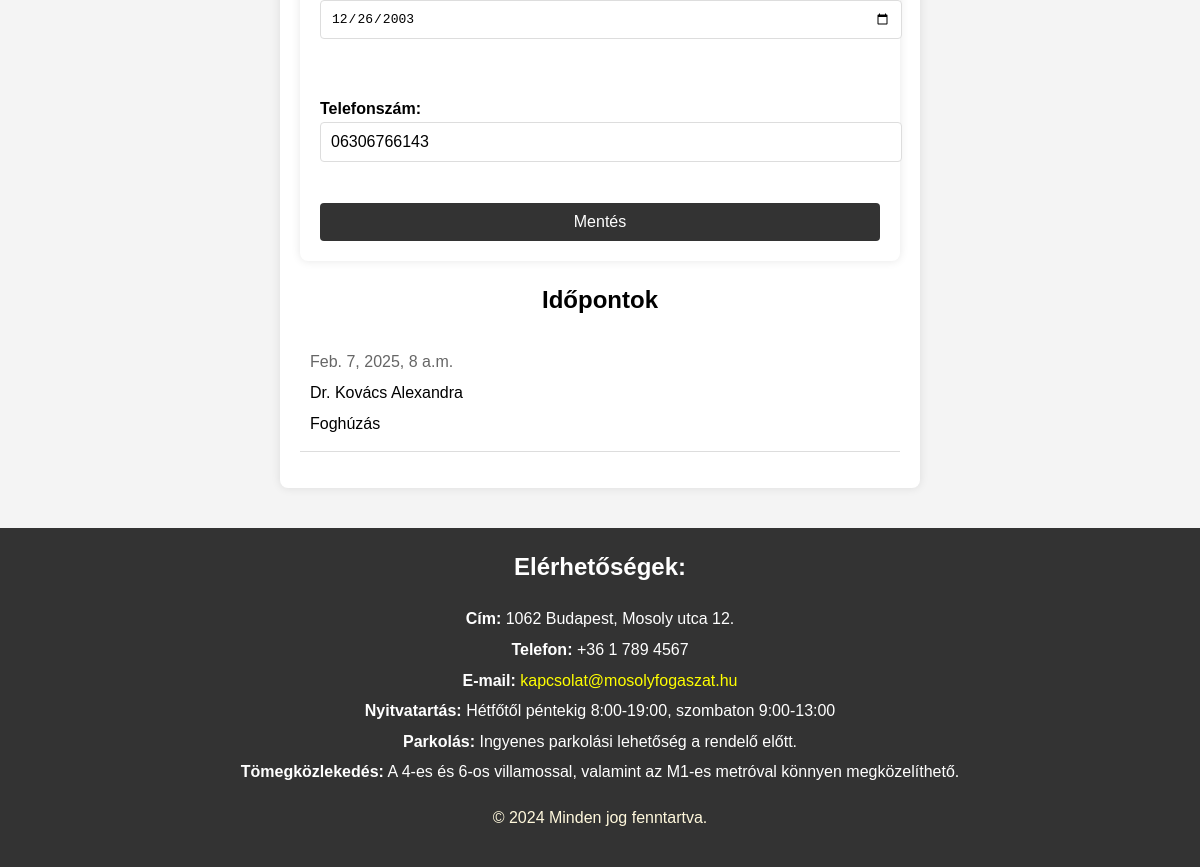
Page /profile/ (signed in, lower part) on the earlier database version.
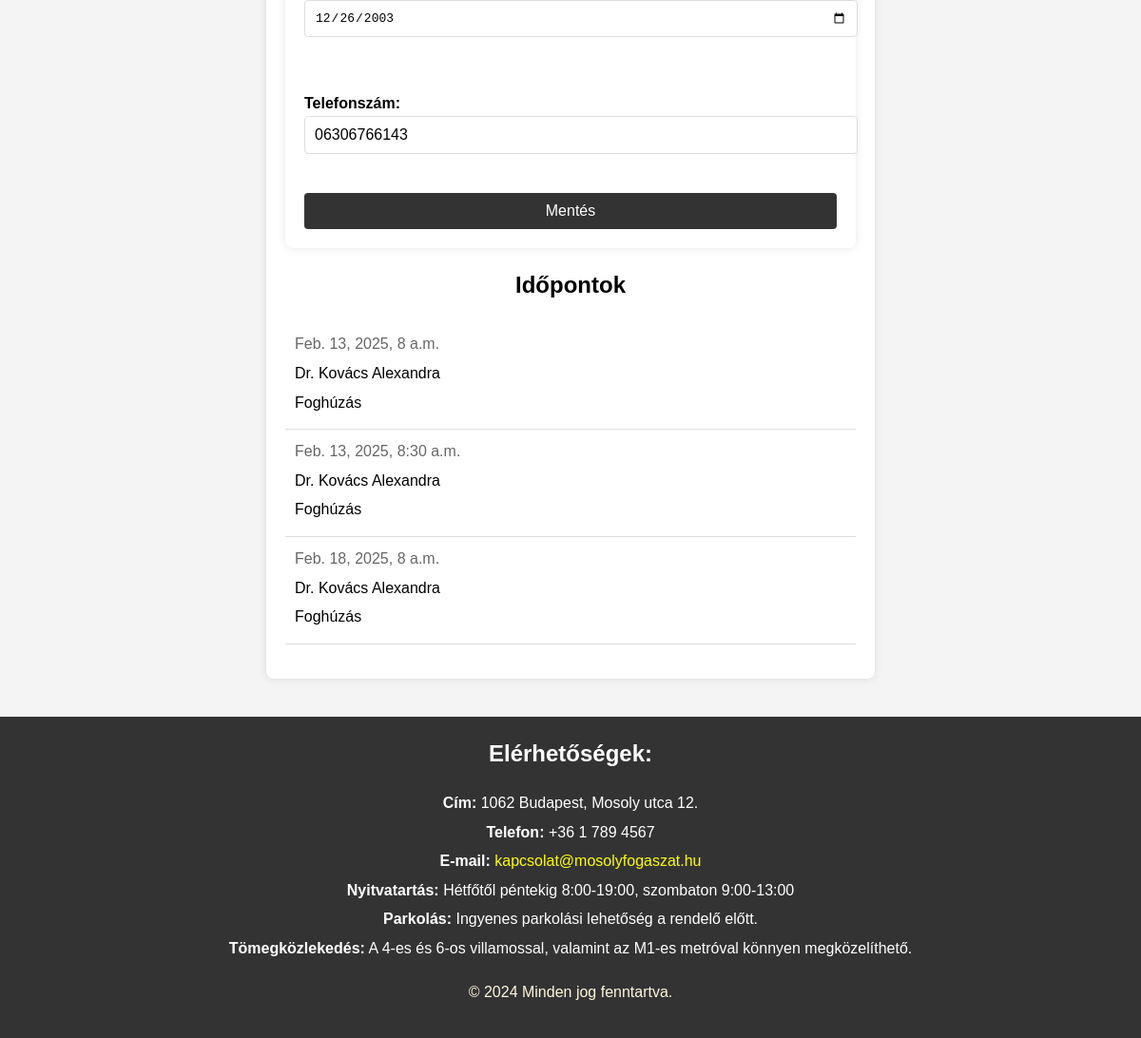
Same page on the later database version.
### rendeloweboldal/models.py (models this page shows, shortened)
class Patient(models.Model):
    id = models.CharField(max_length=64, primary_key=True)  # same as RendeloUser.id
    name = models.CharField(max_length=255)  # FHIR 'name' field
    gender = models.CharField(max_length=10, choices=[('male', 'Male'), ('female', 'Female')])
    birthDate = models.DateField(null=True, blank=True)  # FHIR 'birthDate' field
    telecom = models.CharField(max_length=255, null=True, blank=True)  # FHIR 'telecom' field for contact details

class Appointment(models.Model):
    id = models.UUIDField(primary_key=True, default=uuid4, editable=False)  # FHIR resource identifier
    patient = models.CharField(max_length=64, null=True, blank=True)  # Az időpontot foglaló páciens azonosítója
    practitioner = models.ForeignKey(Doctor, on_delete=models.CASCADE)  # Link to Practitioner resource
    treatment = models.ForeignKey(Treatment, on_delete=models.SET_NULL, null=True, blank=True)  # Link to Treatment
    start = models.DateTimeField()  # Kezdési időpont
    end = models.DateTimeField()  # Befejezési időpont
    status = models.CharField(max_length=64, null=True, blank=True)  # Időpont státusza (pl. foglalt, elérhető)
    custom_description = models.TextField(null=True, blank=True)  # Egyéb információk

class Doctor(models.Model):
    id = models.CharField(max_length=64, primary_key=True)  # FHIR resource identifier
    name = models.CharField(max_length=255)
    photo = models.ImageField(upload_to='doctor_pictures/', null=True, blank=True)  # FHIR 'photo' field
    qualification = models.TextField(null=True, blank=True)  # FHIR 'qualification' field

class Treatment(models.Model):
    id = models.UUIDField(primary_key=True, default=uuid4, editable=False)  # FHIR resource identifier
    name = models.CharField(max_length=255)  # FHIR 'name' field
    description = models.TextField()  # FHIR 'description' field
    duration = models.DurationField(null=True, blank=True)  # Kezelés hossza (opcionális)
    price = models.DecimalField(max_digits=10, decimal_places=0)  # Ár

### rendeloweboldal/views.py (the view)
# urls.py: path('profile/', views.profile_view, name='profile'),
@login_required
def profile_view(request):
    user = request.user
    patient_form = None
    doctor_form = None
    if user.is_superuser:
        patient_form = None
    elif user.is_staff:
        doctor = get_object_or_404(Doctor, id=user.id)
        doctor_form = DoctorForm(request.POST or None, request.FILES or None, instance=doctor)
    else:
        try:
            patient = get_object_or_404(Patient, id=user.id)
            patient_form = PatientForm(request.POST or None, instance=patient)
        except Patient.DoesNotExist:
            patient_form = None
    if request.method == 'POST':
        form = ProfileForm(request.POST, request.FILES, instance=user)
        if form.is_valid():
            user = form.save(commit=False)
            if form.cleaned_data['password1']:
                user.set_password(form.cleaned_data['password1'])
            user.save()
            if patient_form and patient_form.is_valid():
                patient_form.save()
            if doctor_form and doctor_form.is_valid():
                doctor_form.save()
            update_session_auth_hash(request, user)
            logger.info("Profile updated successfully")
            return redirect('profile')
        else:
            logger.error("Profile form is not valid: %s", form.errors)
    else:
        form = ProfileForm(instance=user)
    appointments = Appointment.objects.filter(patient=user.id, status='booked') if not user.is_superuser and not hasattr(user, 'doctor') else None
    now = timezone.now()
    return render(request, 'profile.html', {'form': form, 'patient_form': patient_form, 'doctor_form': doctor_form, 'appointments': appointments, 'now': now})

### rendeloweboldal/forms.py (shortened to what this page needs)
class ProfileForm(forms.ModelForm):
    password1 = forms.CharField(widget=forms.PasswordInput, label='Új jelszó', required=False)
    password2 = forms.CharField(widget=forms.PasswordInput, label='Új jelszó megerősítése', required=False)
    class Meta:
        model = RendeloUser
        fields = ['username', 'email', 'password1', 'password2']
    username = forms.CharField(
        max_length=255,
        label='Felhasználónév',
        validators=[RegexValidator(
            regex=r'^[\w.@+\-_]+$',
            message='Enter a valid username. This value may contain only letters, numbers, and @/./+/-/_ characters.'
        )]
    )
    email = forms.EmailField(label='Email cím', widget=forms.EmailInput(attrs={'style': 'width: 100%;'}))

class PatientForm(forms.ModelForm):
    class Meta:
        model = Patient
        fields = ['name', 'gender', 'birthDate', 'telecom']
    name = forms.CharField(max_length=255, label='Név')
    gender = forms.ChoiceField(choices=[('male', 'Férfi'), ('female', 'Nő')], label='Nem')
    birthDate = forms.DateField(widget=forms.DateInput(attrs={'type': 'date'}), label='Születési dátum')
    telecom = forms.CharField(max_length=255, label='Telefonszám', required=False)

### rendeloweboldal/templates/profile.html (shortened to what this page needs)
{% load static %}
<!DOCTYPE html>
<html lang="hu">
<head>
    <link rel="stylesheet" href="{% static 'css/style.css' %}">
</head>
<body>
    <main>
        <section class="profile">
            <form method="post" enctype="multipart/form-data" onsubmit="return validatePasswords()">
                {% if patient_form %}
                    {{ patient_form.as_p }}
                {% endif %}
                <button type="submit">Mentés</button>
            </form>
            {% if not user.is_superuser and not user.is_staff %}
                <h2>Időpontok</h2>
                {% if appointments %}
                    <ul class="appointments-list">
                        {% for appointment in appointments %}
                            <li class="appointment-item">
                                <div class="appointment-details">
                                    <span class="appointment-time">{{ appointment.start }}</span>
                                    <span class="appointment-practitioner">{{ appointment.practitioner.name }}</span>
                                    <span class="appointment-treatment">{{ appointment.treatment.name }}</span>
                                </div>
                            </li>
                        {% endfor %}
                    </ul>
                {% else %}
                    <p>Nincsenek lefoglalt időpontjai.</p>
                {% endif %}
            {% endif %}
        </section>
    </main>
    <footer>
        <div class="contact-info">
            <h2>Elérhetőségek:</h2>
            <p><strong>Cím:</strong> 1062 Budapest, Mosoly utca 12.</p>
            <p><strong>Telefon:</strong> +36 1 789 4567</p>
            <p><strong>E-mail:</strong> <a href="mailto:kapcsolat@mosolyfogaszat.hu">kapcsolat@mosolyfogaszat.hu</a></p>
            <p><strong>Nyitvatartás:</strong> Hétfőtől péntekig 8:00-19:00, szombaton 9:00-13:00</p>
            <p><strong>Parkolás:</strong> Ingyenes parkolási lehetőség a rendelő előtt.</p>
            <p><strong>Tömegközlekedés:</strong> A 4-es és 6-os villamossal, valamint az M1-es metróval könnyen megközelíthető.</p>
        </div>
        <p class="copy">&copy; 2024 Minden jog fenntartva.</p>
    </footer>
</body>
</html>

### rendeloweboldal/static/Css/style.css (style rules this page uses)
body { font-family: Arial, sans-serif; line-height: 1.6; margin: 0; padding: 0; background-color: #f4f4f4; }
main { padding: 20px; }
form { background-color: white; padding: 20px; margin-bottom: 20px; border-radius: 8px; box-shadow: 0 0 10px rgba(0, 0, 0, 0.1); }
form label { font-weight: bold; }
form input, form select, form textarea { padding: 10px; border: 1px solid #ddd; border-radius: 4px; font-size: 1em; width: 100%; margin-bottom: 10px; }
form button { padding: 10px 20px; border: none; border-radius: 4px; background-color: #333; color: white; font-size: 1em; cursor: pointer; transition: background-color 0.3s; }
footer { background-color: #333; color: white; padding: 20px; text-align: center; }
.contact-info { margin-bottom: 20px; }
.contact-info h2 { margin-top: 0; }
.contact-info p { margin: 5px 0; }
.contact-info a { color: #ffcc00; text-decoration: none; }
.contact-info a[href^="mailto:"] { color: yellow; text-decoration: none; }
.copy { color: cornsilk; }
a[href^="mailto:"] { color: yellow; text-decoration: none; }
section.profile { background-color: white; padding: 20px; margin: 20px auto; border-radius: 8px; box-shadow: 0 0 10px rgba(0, 0, 0, 0.1); max-width: 600px; }
section.profile h2 { text-align: center; }
section.profile form { display: flex; flex-direction: column; gap: 15px; }
section.profile label { font-weight: bold; }
section.profile input, section.profile select, section.profile textarea { padding: 10px; border: 1px solid #ddd; border-radius: 4px; font-size: 1em; width: 100%; margin-bottom: 10px; }
section.profile button { padding: 10px 20px; border: none; border-radius: 4px; background-color: #333; color: white; font-size: 1em; cursor: pointer; transition: background-color 0.3s; }
.appointments-list { list-style-type: none; padding: 0; }
.appointment-item { display: flex; justify-content: space-between; align-items: center; padding: 10px; border-bottom: 1px solid #ddd; flex-wrap: nowrap; }
.appointment-details { display: flex; flex-direction: column; flex-grow: 1; margin-right: 10px; }
.appointment-time, .appointment-practitioner, .appointment-treatment { margin-bottom: 5px; }
button { padding: 10px 20px; border: none; border-radius: 4px; background-color: #333; color: white; font-size: 1em; cursor: pointer; transition: background-color 0.3s; }
.appointment-time { font-size: 1em; color: #666; }

Differences in the rows shown:
removed Appointment: start "Feb. 7, 2025, 8 a.m.", practitioner.name "Dr. Kovács Alexandra", treatment.name "Foghúzás"
added Appointment: start "Feb. 13, 2025, 8 a.m.", practitioner.name "Dr. Kovács Alexandra", treatment.name "Foghúzás"
added Appointment: start "Feb. 13, 2025, 8:30 a.m.", practitioner.name "Dr. Kovács Alexandra", treatment.name "Foghúzás"
added Appointment: start "Feb. 18, 2025, 8 a.m.", practitioner.name "Dr. Kovács Alexandra", treatment.name "Foghúzás"
